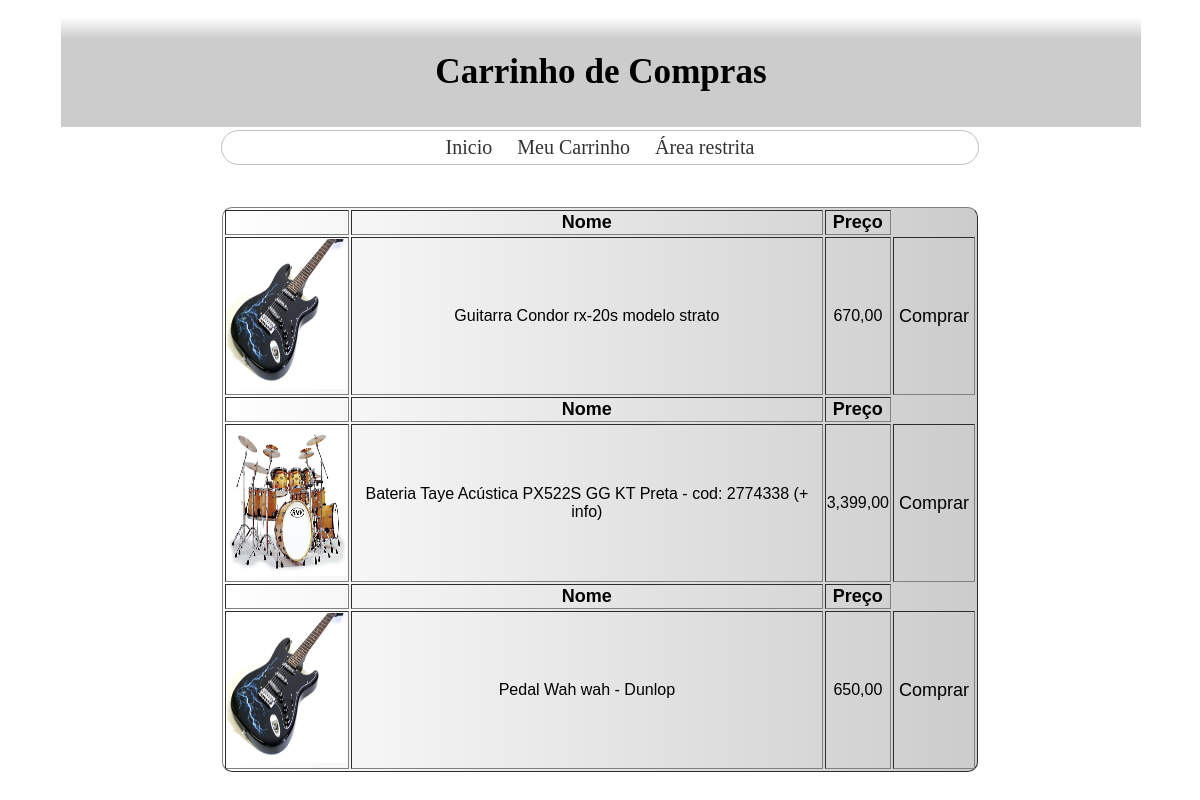
The page / on the database its author committed.
### tables this page shows
CREATE TABLE IF NOT EXISTS `Produtos` (
  `id` int(10) NOT NULL AUTO_INCREMENT,
  `nome` varchar(200) NOT NULL,
  `imagem` varchar(100) NOT NULL,
  `preco` float NOT NULL,
  PRIMARY KEY (`id`)
);

### ProdutosDAO.class.php (called while the page is built, shortened)
<?php
class ProdutosDAO{
	private $nomeTabela = "Produtos";
	public function selectProd($condition = null){
		$sql = "SELECT * FROM ".$this->nomeTabela;
		return mysql_query($sql);
	}
}
?>

### ListarProdutos.php (the view, shortened to what this page needs)
<?php
include 'ProdutosDAO.class.php';
$p_dao = new ProdutosDAO();
		$query = $p_dao->selectProd(null);
		if(mysql_num_rows($query) == 0){
			echo "N&atilde;o h&aacute; produtos cadastrados no estoque!!!";
		}
		else{
?>
<table border=1>
	<?php while ($result = mysql_fetch_object($query)) { ?>
	<thead>
		<td></td>
		<td>Nome</td>
		<td>Pre&ccedil;o</td>
	</thead>
	<tr>
		<td class="cel_internas"><?php echo "<img src='img/".$result->imagem."' />";?></td>
		<td class="cel_internas"><?php echo $result->nome ?></td>
		<td class="cel_internas"><?php echo number_format($result->preco, 2, ",", null) ?></td>
		<td><?php echo "<a href='index.php?acao=listar&op=add&id=".$result->id."'>Comprar</a>"?></td>
	</tr>
	<?php } ?>
</table>
<?php
	}
?>

### index.php (shortened to what this page needs)
<!DOCTYPE HTML>
<html lang="pt-BR">
   <head>
      <link rel="stylesheet" href="css/style.css" />
   </head>
   <body>
      <div id="container">
         <div id="banner">
            <h3>Carrinho de Compras</h3>
         </div>
         <div id="menu">
            <ul>
               <li><a href="index.php?acao=listar">Inicio</a></li>
               <li><a href="index.php?acao=meucarrinho">Meu Carrinho</a></li>
               <li><a href="index.php?acao=arearestrita">&Aacute;rea restrita</a></li>
            </ul>
         </div>
         <div id="conteudo">
            <?php
               if(isset($_GET['acao'])){
                  switch ($_GET['acao']) {
                     case 'listar':
                        include 'ListarProdutos.php';
                        break;
                     case 'meucarrinho':
                        include 'MeuCarrinho.php';
                        break;
                     case 'arearestrita':
                        include 'welcome.php';
                     case 'login':
                        include 'index2.php';
                  }
               }
               else
                  include 'ListarProdutos.php';
            ?>
         </div>
      </div>
   </body>
</html>

### css/style.css (style rules this page uses)
body { margin: 0; padding: 0; text-align: center; }
#container { margin: 1em auto; width: 90%; }
#banner { width: 100%; border:solid 1px #FFF; background-image: linear-gradient(to bottom, #FFF, #CCC 20%); font-size: 30px; font-family: Tahoma; text-align:center; }
#menu { padding: 2px 0; margin-bottom: 22px; }
#menu ul { width: 70%; position: relative; margin: auto; padding: 0; list-style:none; border:1px solid #c0c0c0; border-radius: 30px; font:20px Tahoma; text-align: center; }
#menu ul li { display: inline; }
#menu ul li a { color:#333; text-decoration:none; padding:5px 10px; display:inline-block; }
#conteudo { width: 70%; margin: auto; font-family: Arial; font-size: 18px; }
#conteudo table { width: 100%; border-radius: 10px; background-image: linear-gradient(to right, #FFF, #CCC 100%); border: ; }
#conteudo table thead { font-weight: bold; }
#conteudo a { border-radius: 5px; padding: 2px 4px 2px 4px; color:#000; text-decoration:none; }
#conteudo img { width: 120px; height: 150px; }
.cel_internas { font-size: 16px; }

### rows shown on the page
produtos: imagem (picture), nome "Guitarra Condor rx-20s modelo strato", preco "670,00"
produtos: imagem (picture), nome "Bateria Taye Acústica PX522S GG KT Preta - cod: 2774338 (+ info)", preco "3,399,00"
produtos: imagem (picture), nome "Pedal Wah wah - Dunlop", preco "650,00"
